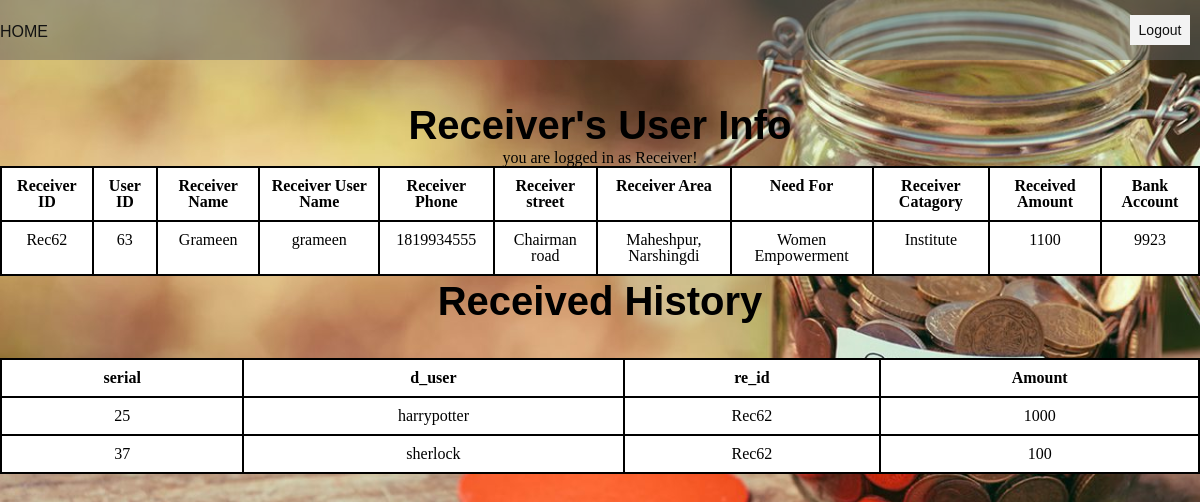
The page /index2.php?login=success (signed in) on the database its author committed.
### tables this page shows
CREATE TABLE `reciever` (
  `Rec_ID` varchar(25) NOT NULL,
  `User_ID` int(7) NOT NULL,
  `FullName` varchar(100) NOT NULL,
  `Rec_UserName` varchar(25) NOT NULL,
  `Phone` int(12) NOT NULL,
  `Street` varchar(50) NOT NULL,
  `Area` varchar(50) NOT NULL,
  `Reciever_type` varchar(25) NOT NULL,
  `r_catagory` varchar(25) NOT NULL,
  `Received_amount` int(10) NOT NULL,
  `Rec_Password` varchar(256) NOT NULL,
  `Rec_Bankacc` varchar(25) NOT NULL
);

CREATE TABLE `donatesto` (
  `serial` int(5) NOT NULL,
  `d_user` varchar(25) NOT NULL,
  `re_id` varchar(25) NOT NULL,
  `Amount` int(10) NOT NULL
);

### index2.php (the view, shortened to what this page needs)
<?php
$dbserverName = "localhost";
$dbuserName = "root";
$dbpassword = "";
$dbname = "donation";
$conn = mysqli_connect( $dbserverName , $dbuserName , $dbpassword , $dbname );
	include 'header.php';
$sql="Select * FROM reciever";
$records=mysqli_query($conn ,$sql);
?>
<section class="main-container">
	<div class="main-wrapper">
		<h2>Receiver's User Info</h2>
		<?php
			if (isset($_SESSION['Rec_UserName'])) {
				echo "you are logged in as Receiver!";
				echo "<table>";
	echo"<tr>";
		echo"<th>Receiver ID</th>";
		echo"<th>User ID</th>";
		echo"<th>Receiver Name</th>";
		echo"<th>Receiver User Name</th>";
		echo"<th>Receiver Phone</th>";
		echo"<th>Receiver street</th>";
		echo"<th>Receiver Area</th>";
		echo"<th>Need For</th>";
		echo"<th>Receiver Catagory</th>";
		echo"<th>Received Amount</th>";
		echo"<th>Bank Account</th>";
		echo"</tr>";
   while($reciever=mysqli_fetch_assoc($records))
   {
   	if(($reciever['Rec_UserName'])== ($_SESSION['Rec_UserName']))
   	{
 	echo "<tr>";
 	echo "<td>".$reciever['Rec_ID']."</td>";
 	echo "<td>".$reciever['User_ID']."</td>";
 	echo "<td>".$reciever['FullName']."</td>";
	echo "<td>".$reciever['Rec_UserName']."</td>";
	echo "<td>".$reciever['Phone']."</td>";
	echo "<td>".$reciever['Street']."</td>";
	echo "<td>".$reciever['Area']."</td>";
	echo "<td>".$reciever['Reciever_type']."</td>";
	echo "<td>".$reciever['r_catagory']."</td>";
	echo "<td>".$reciever['Received_amount']."</td>";
	echo "<td>".$reciever['Rec_Bankacc']."</td>";
	$rcid = $reciever['Rec_ID'];
}
}
echo "</table>";
			}
		?>
		<h2>Received History</h2>
		<?php
			$sql="Select * FROM donatesto where re_id='$rcid'";
			$records=mysqli_query($conn ,$sql);
			echo "<br>";
			echo "<br>";
			echo "<table>";
				echo"<tr>";
				echo"<th>serial</th>";
				echo"<th>d_user</th>";
				echo"<th>re_id</th>";
				echo"<th>Amount</th>";
				echo"</tr>";
				while($donatesto=mysqli_fetch_assoc($records))
				{
					echo "<tr>";
					echo "<td>".$donatesto['serial']."</td>";
					echo "<td>".$donatesto['d_user']."</td>";
					echo "<td>".$donatesto['re_id']."</td>";
					echo "<td>".$donatesto['Amount']."</td>";
				}
			echo "</table>";
		 ?>
	</div>
<body>
</body>
</section>
<?php
	include 'footer.php';
?>

### css/newstyles.css (style rules this page uses)
html, body, span, object, iframe, h1, h2, h3, h4, h5, h6, p, blockquote, pre, abbr, address, cite, code, del, dfn, em, img, ins, kbd, q, samp, small, strong, sub, sup, var, b, i, dl, dt, dd, ol, ul, li, fieldset, form, label, legend, table, caption, tbody, tfoot, thead, tr, th, td, article, aside, canvas, details, figcaption, figure, footer, header, hgroup, menu, nav, section, summary, time, mark, audio, video { margin:0; padding:0; border:0; outline:0; font-size:100%; vertical-align:baseline; background:transparent; }
body { line-height:1; background: url(HelpingHand3.jpg); background-size: cover; }
article,aside,details,figcaption,figure, footer,header,hgroup,menu,nav,section { display:block; }
table { border-collapse:collapse; border-spacing:0; }
body { background-color: #ccc; }
.main-container { padding-top: 40px; text-align: center; }
.main-container h2 { font-family: arial; font-size: 40px; color: #000000; line-height: 50px; text-align: center; }
table { top: 50%; left: 50%; width: 100%; margin: 0 auto; }

### rows shown on the page
reciever: Rec_ID "Rec62", User_ID "63", FullName "Grameen", Rec_UserName "grameen", Phone "1819934555", Street "Chairman road", Area "Maheshpur, Narshingdi", Reciever_type "Women Empowerment", r_catagory "Institute", Received_amount "1100", Rec_Bankacc "9923"
donatesto: serial "25", d_user "harrypotter", re "Rec62", Amount "1000"
donatesto: serial "37", d_user "sherlock", re "Rec62", Amount "100"
